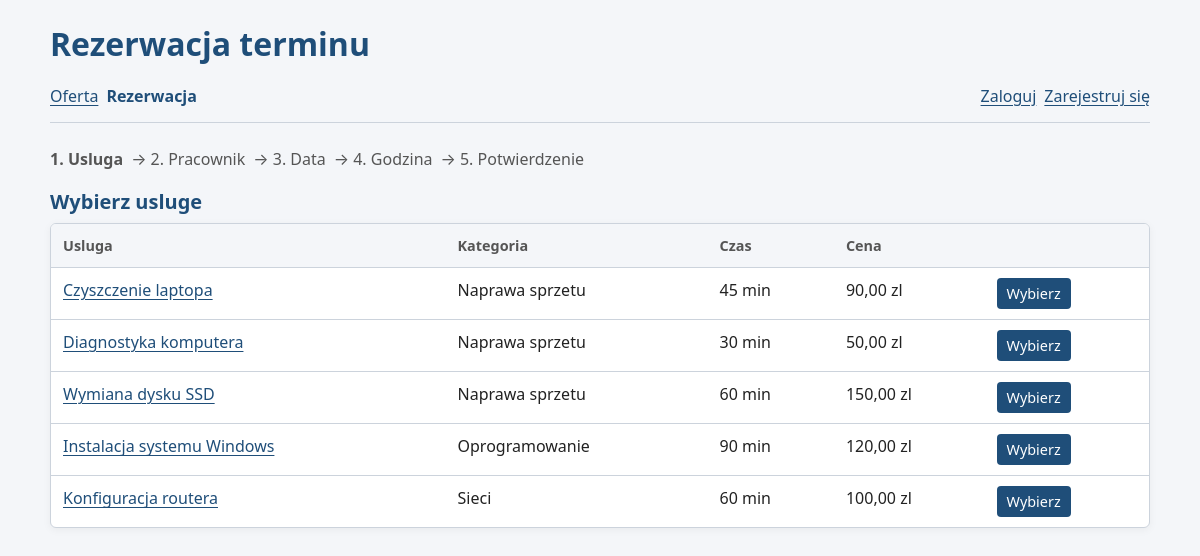
Screenshot of /rezerwacja.php with the database file from the repository.
### tables this page shows
CREATE TABLE uslugi (
    id INT AUTO_INCREMENT PRIMARY KEY,
    kategoria_id INT NOT NULL,
    nazwa VARCHAR(100) NOT NULL,
    opis TEXT,
    czas_trwania INT NOT NULL,
    cena DECIMAL(8,2) NOT NULL,
    aktywna TINYINT(1) NOT NULL DEFAULT 1,
    FOREIGN KEY (kategoria_id) REFERENCES kategorie_uslug(id) ON DELETE RESTRICT,
    CHECK (czas_trwania > 0),
    CHECK (cena >= 0)
);

CREATE TABLE kategorie_uslug (
    id INT AUTO_INCREMENT PRIMARY KEY,
    nazwa VARCHAR(100) NOT NULL,
    opis TEXT
);

### includes/terminy.php (called while the page is built, shortened)
<?php
function aktywnaUsluga(PDO $pdo, int $id): ?array
{
    $stmt = $pdo->prepare(
        'SELECT u.id, u.nazwa, u.opis, u.czas_trwania, u.cena, k.nazwa AS kategoria
         FROM uslugi u
         JOIN kategorie_uslug k ON k.id = u.kategoria_id
         WHERE u.id = ? AND u.aktywna = 1'
    );
    $stmt->execute([$id]);
    return $stmt->fetch() ?: null;
}

### public/rezerwacja.php (the view, shortened to what this page needs)
<?php
require __DIR__ . '/../includes/wspolne.php';
require __DIR__ . '/../includes/terminy.php';
$usluga = aktywnaUsluga($pdo, liczba($_GET['usluga'] ?? ''));
$pracownikId = liczba($_GET['pracownik'] ?? '');
$pracownik = null;
$data = $pracownik && is_string($_GET['data'] ?? null) ? poprawnaData($_GET['data']) : null;
$wolne = $data ? wolneTerminy($pdo, $pracownikId, $data, (int) $usluga['czas_trwania']) : [];
$godzina = $data && in_array($_GET['godzina'] ?? null, $wolne, true) ? $_GET['godzina'] : null;
$krok = match (true) {
    !$usluga => 1,
    !$pracownik => 2,
    !$data => 3,
    !$godzina => 4,
    default => 5,
};
?>
<ol class="kroki">
    <?php foreach ([1 => 'Usluga', 2 => 'Pracownik', 3 => 'Data', 4 => 'Godzina', 5 => 'Potwierdzenie'] as $nr => $nazwa): ?>
        <li<?= $nr === $krok ? ' class="aktywny"' : '' ?>><?= $nr ?>. <?= $nazwa ?></li>
    <?php endforeach; ?>
</ol>
<?php if ($krok === 1): ?>
    <h2>Wybierz usluge</h2>
    <?php $uslugi = $pdo->query(
        'SELECT u.id, u.nazwa, u.czas_trwania, u.cena, k.nazwa AS kategoria
         FROM uslugi u JOIN kategorie_uslug k ON k.id = u.kategoria_id
         WHERE u.aktywna = 1 ORDER BY k.nazwa, u.nazwa'
    )->fetchAll(); ?>
    <div class="tabela">
        <table>
            <tr><th>Usluga</th><th>Kategoria</th><th>Czas</th><th>Cena</th><th></th></tr>
            <?php foreach ($uslugi as $u): ?>
                <tr>
                    <td><a href="usluga.php?id=<?= (int) $u['id'] ?>"><?= e($u['nazwa']) ?></a></td>
                    <td><?= e($u['kategoria']) ?></td>
                    <td><?= (int) $u['czas_trwania'] ?> min</td>
                    <td><?= cena($u['cena']) ?></td>
                    <td><a class="przycisk" href="rezerwacja.php?usluga=<?= (int) $u['id'] ?>">Wybierz</a></td>
                </tr>
            <?php endforeach; ?>
        </table>
    </div>
<?php endif; ?>

### css/style.css (style rules this page uses)
:root { color-scheme: light; --kolor-glowny: #1f4e79; --kolor-glowny-hover: #173b5d; --kolor-tlo: #f4f6f9; --kolor-powierzchni: #fff; --kolor-tekst: #222; --kolor-tekst-pomocniczy: #555; --kolor-ramka: #ccd3dc; --kolor-blad: #b3261e; --kolor-blad-hover: #8c1d17; --kolor-blad-tlo: #fdecea; --kolor-sukces: #1e7b34; --kolor-sukces-tlo: #e8f5ec; --kolor-ostrzezenie: #e0b44a; --kolor-ostrzezenie-tlo: #fff6e0; --kolor-info-tlo: #e7eef7; --szerokosc-tresci: 800px; --szerokosc-formularza: 420px; --odstep-xs: 4px; --odstep-sm: 8px; --odstep-md: 12px; --odstep-lg: 16px; --odstep-xl: 24px; --odstep-xxl: 32px; --promien: 6px; --promien-maly: 4px; --cien: 0 2px 8px rgb(0 0 0 / 5%); --przejscie: 0.2s ease; }
*, *::before, *::after { box-sizing: border-box; }
html { -webkit-text-size-adjust: 100%; text-size-adjust: 100%; }
body { margin: 0; padding: 0 var(--odstep-lg) var(--odstep-xxl); font-family: system-ui, -apple-system, "Segoe UI", Roboto, Arial, Helvetica, sans-serif; font-size: 16px; line-height: 1.6; color: var(--kolor-tekst); background: var(--kolor-tlo); }
h1, h2 { color: var(--kolor-glowny); }
h2 { margin: 0 0 var(--odstep-sm); font-size: 1.25rem; line-height: 1.35; }
a { color: var(--kolor-glowny); text-underline-offset: 3px; transition: color var(--przejscie); }
form, .kategoria, .karta, .tabela, .licznik { background: var(--kolor-powierzchni); border: 1px solid var(--kolor-ramka); border-radius: var(--promien); box-shadow: var(--cien); }
body.admin, body.panel { --szerokosc-tresci: 1100px; }
.tabela { overflow-x: auto; margin-bottom: var(--odstep-xl); }
table { width: 100%; border-collapse: collapse; }
th, td { padding: 10px var(--odstep-md); text-align: left; vertical-align: top; border-bottom: 1px solid var(--kolor-ramka); }
th { font-size: 0.9rem; color: var(--kolor-tekst-pomocniczy); background: var(--kolor-tlo); white-space: nowrap; }
tr:last-child td { border-bottom: none; }
button.maly, a.przycisk { display: inline-block; width: auto; min-height: 0; margin: 0; padding: var(--odstep-xs) 10px; font-size: 0.9rem; }
a.przycisk { color: #fff; text-decoration: none; background: var(--kolor-glowny); border-radius: var(--promien-maly); }
.filtr-kategorii a[aria-current="page"], .kroki .aktywny { font-weight: 700; text-decoration: none; }
.kroki { display: flex; flex-wrap: wrap; gap: var(--odstep-sm); margin: 0 0 var(--odstep-lg); padding: 0; list-style: none; color: var(--kolor-tekst-pomocniczy); }
.kroki li + li::before { content: "\2192 "; }

### rows the page displays
uslugi: nazwa "Czyszczenie laptopa", kategoria.nazwa "Naprawa sprzetu", czas_trwania "45", cena "90,00 zl"
uslugi: nazwa "Diagnostyka komputera", kategoria.nazwa "Naprawa sprzetu", czas_trwania "30", cena "50,00 zl"
uslugi: nazwa "Wymiana dysku SSD", kategoria.nazwa "Naprawa sprzetu", czas_trwania "60", cena "150,00 zl"
uslugi: nazwa "Instalacja systemu Windows", kategoria.nazwa "Oprogramowanie", czas_trwania "90", cena "120,00 zl"
uslugi: nazwa "Konfiguracja routera", kategoria.nazwa "Sieci", czas_trwania "60", cena "100,00 zl"

### other values shown
$tytul "Rezerwacja terminu"
$nazwa "Oferta"
$nazwa "Rezerwacja"
$nr "1"
$nazwa "Usluga"
$nr "2"
$nazwa "Pracownik"
$nr "3"
$nazwa "Data"
$nr "4"
$nazwa "Godzina"
$nr "5"
$nazwa "Potwierdzenie"
